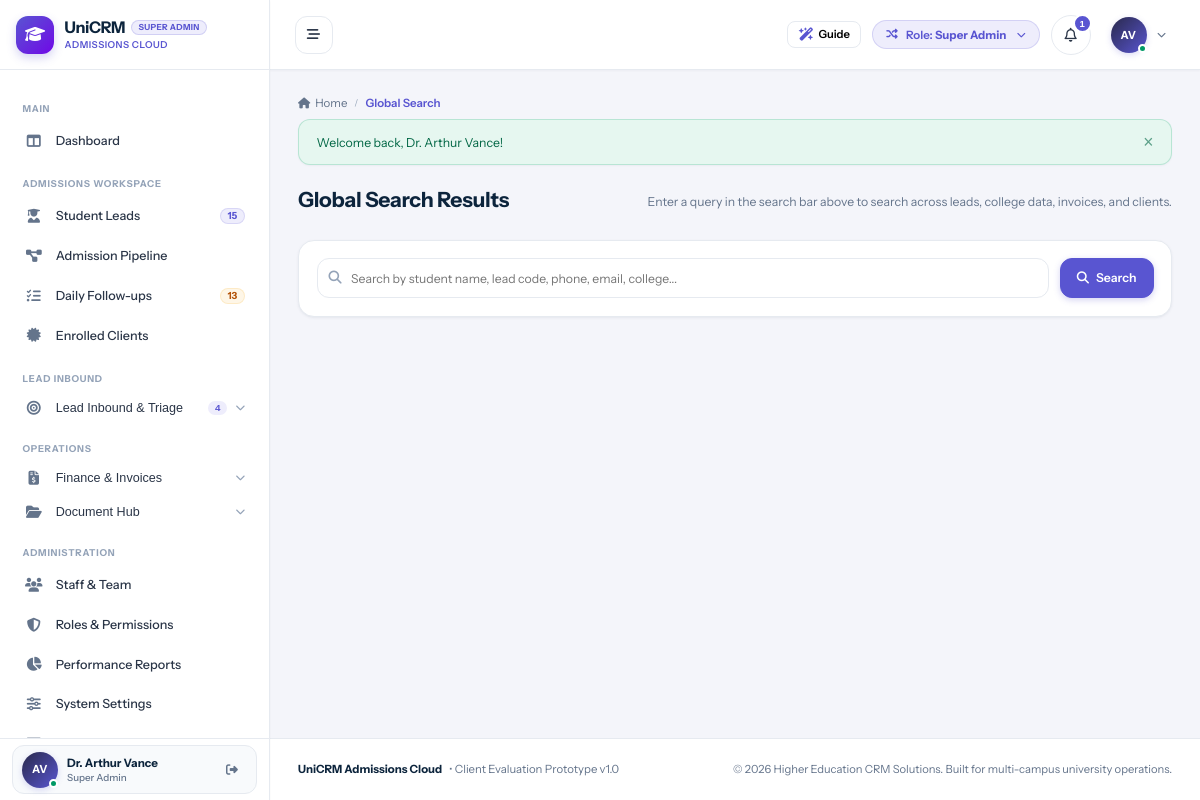
The page /search.php (signed in) on the database its author committed.
### tables this page shows
CREATE TABLE `users` (
  `id` int(11) NOT NULL AUTO_INCREMENT,
  `branch_id` int(11) DEFAULT NULL,
  `role_id` int(11) NOT NULL,
  `manager_id` int(11) DEFAULT NULL,
  `reporting_manager_id` int(11) DEFAULT NULL,
  `name` varchar(150) NOT NULL,
  `email` varchar(150) NOT NULL,
  `password` varchar(255) NOT NULL,
  `phone` varchar(50) DEFAULT NULL,
  `designation` varchar(100) DEFAULT NULL,
  `avatar` varchar(255) DEFAULT NULL,
  `status` enum('Active','Inactive') DEFAULT 'Active',
  `created_at` datetime DEFAULT current_timestamp(),
  `updated_at` datetime DEFAULT NULL ON UPDATE current_timestamp(),
  PRIMARY KEY (`id`),
  UNIQUE KEY `email` (`email`),
  KEY `idx_branch` (`branch_id`),
  KEY `idx_role` (`role_id`),
  KEY `idx_manager` (`manager_id`)
);

CREATE TABLE `roles` (
  `id` int(11) NOT NULL AUTO_INCREMENT,
  `name` varchar(50) NOT NULL,
  `label` varchar(100) NOT NULL,
  `description` text DEFAULT NULL,
  `created_at` datetime DEFAULT current_timestamp(),
  PRIMARY KEY (`id`),
  UNIQUE KEY `name` (`name`)
);

### includes/header.php (shortened to what the rows shown need)
<?php
require_once __DIR__ . '/auth.php';
$currentUser = current_user();
$unreadNotifCount = $currentUser ? get_unread_notifications_count($currentUser['id']) : 0;
?>
<!DOCTYPE html>
<html lang="en">
<head>
  <link rel="stylesheet" href="https://cdnjs.cloudflare.com/ajax/libs/font-awesome/6.5.1/css/all.min.css">
  <link rel="stylesheet" href="<?= base_url('assets/css/style.css') ?>">
</head>
<body>
<div id="app-layout">
  <?php include __DIR__ . '/sidebar.php'; ?>
  <div id="main-wrapper">
    <header id="top-navbar">
      <div class="navbar-right">
        <div class="role-switcher-dropdown" style="position: relative;">
          <button type="button" class="role-switcher-btn" id="role-switcher-btn" title="Simulate different role permissions">
            <span>Role: <strong><?= htmlspecialchars($currentUser['role_label'] ?? 'Guest') ?></strong></span>
          </button>
        </div>
        <div style="position: relative;">
          <button type="button" class="notification-bell-btn" id="notif-bell-btn" title="Notifications">
            <i class="fa-regular fa-bell"></i>
            <?php if ($unreadNotifCount > 0): ?>
              <span class="notification-counter"><?= $unreadNotifCount ?></span>
            <?php endif; ?>
          </button>
        </div>
        <div style="position: relative;">
          <button type="button" class="profile-dropdown-btn" id="user-profile-btn">
            <div class="user-avatar-sm online">
              <?= user_initials($currentUser['name'] ?? 'U') ?>
            </div>
            <i class="fa-solid fa-chevron-down" style="font-size:0.65rem; color:var(--text-muted);"></i>
          </button>
        </div>
      </div>
    </header>
    <main class="content-area">

### includes/sidebar.php (shortened to what the rows shown need)
<?php
$currentUser = current_user();
?>
<aside id="sidebar">
<?php
$rawRoleLabel = $currentUser['role_label'] ?? 'Staff';
$headerRoleBadge = $rawRoleLabel;
?>
  <div class="sidebar-header" id="sidebar-brand-header">
    <a href="<?= base_url('dashboard/index.php') ?>" class="brand-wrapper">
      <div class="brand-text">
        <div class="brand-title-row">
          <h1 class="brand-title">UniCRM</h1>
          <span class="sidebar-role-badge sidebar-demo-badge" title="<?= htmlspecialchars($rawRoleLabel) ?>"><?= htmlspecialchars($headerRoleBadge) ?></span>
        </div>
      </div>
    </a>
  </div>
  <div class="sidebar-user">
    <div class="sidebar-user-card">
      <div class="user-snippet">
        <div class="user-avatar-sm online" title="<?= htmlspecialchars($currentUser['name'] ?? 'User') ?>">
          <?= user_initials($currentUser['name'] ?? 'U') ?>
        </div>
        <div class="user-info">
          <span class="user-name" title="<?= htmlspecialchars($currentUser['name'] ?? 'User') ?>"><?= htmlspecialchars($currentUser['name'] ?? 'User') ?></span>
          <span class="user-role"><?= htmlspecialchars($currentUser['role_label'] ?? 'Staff') ?></span>
        </div>
      </div>
    </div>
  </div>
</aside>

### rows shown on the page
users: role.label "SUPER ADMIN", name "AV", name "Dr. Arthur Vance", role.label "Super Admin", id "1"

### other values the page prints
$sidebarActiveLeadsCount "15"
$sidebarTotalTasks "13"
$sidebarWebLeadsCount "4"
$pageTitle "Global Search"
$flash['message'] "Welcome back, Dr. Arthur Vance!"
